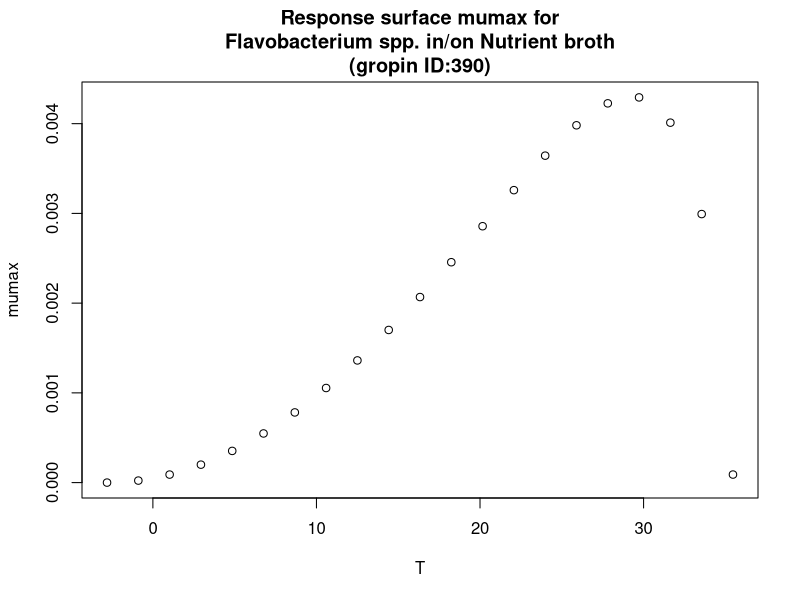

Write the R code that produced this figure.
#############################
# start of Parameter script
#############################
T <- seq(-2.8028,35.4645354645355,length.out=21)
#############################
# end of Parameter script
#############################
############################# 
# start of Model script Gropin ID 390 
#############################
 
# constant coefficients for this model
 
variables <- data.frame(T)
argumentsPar <- expand.grid(variables)
 
# heart of the model
response_surface <- function(T) {
   mumax <-(4.3*(10^-3)*(T-35.5)*((T+2.8)^2))/((29.3+2.8)*((29.3+2.8)*(T-29.3)-(29.3-35.5)*(29.3-2.8-2*T)))

return(mumax=mumax)
} 

# output parameters
responseSurface <- cbind(argumentsPar,response_surface(argumentsPar['T']))
colnames(responseSurface) <- c(colnames(argumentsPar),'mumax')
#############################
# End of Model script
#############################
############################# 
# start of Visualisation script Gropin ID 390 
#############################
plot(T,responseSurface$'mumax',xlab='T',
                          ylab='mumax',main='Response surface mumax for
Flavobacterium spp. in/on Nutrient broth
(gropin ID:390)')
#############################
# End of Visualisation script
#############################
